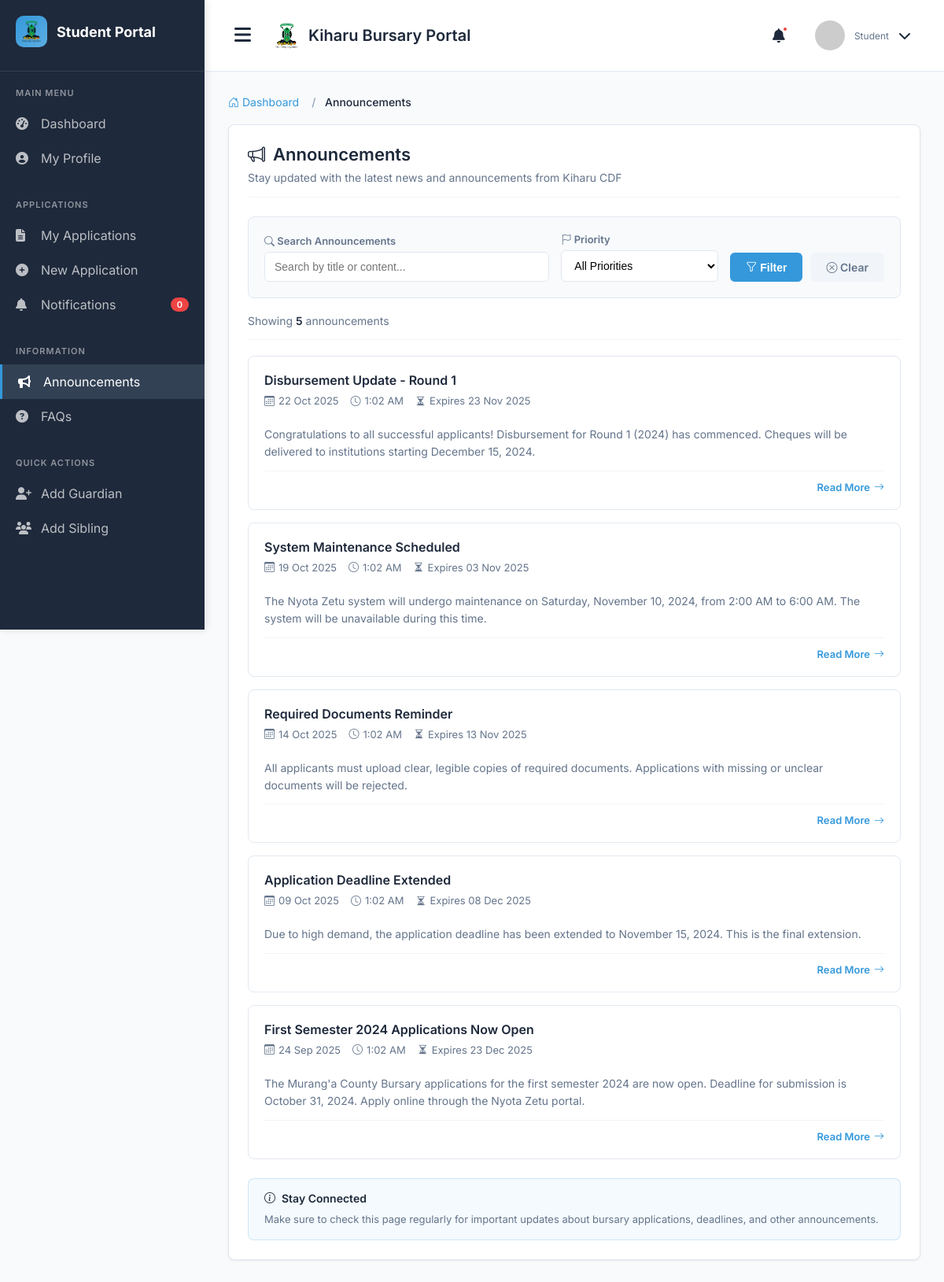
The app's page /student/announcements/ with its own data.
### main_application/models.py (models this page shows, shortened)
class Announcement(models.Model):
    ANNOUNCEMENT_TYPES = (
        ('general', 'General'),
        ('deadline', 'Deadline'),
        ('disbursement', 'Disbursement'),
        ('maintenance', 'System Maintenance'),
        ('urgent', 'Urgent'),
    )
    title = models.CharField(max_length=200)
    content = models.TextField()
    announcement_type = models.CharField(max_length=20, choices=ANNOUNCEMENT_TYPES, default='general')
    published_date = models.DateTimeField()
    expiry_date = models.DateTimeField()
    is_active = models.BooleanField(default=True)
    is_featured = models.BooleanField(default=False)
    target_audience = models.CharField(
        max_length=20,
        choices=[
            ('all', 'All Users'),
            ('applicants', 'Applicants Only'),
            ('staff', 'Staff Only')
        ],
        default='all'
    )
    created_by = models.ForeignKey(User, on_delete=models.SET_NULL, null=True)
    created_at = models.DateTimeField(auto_now_add=True)
    class Meta:
        ordering = ['-published_date']

### main_application/views.py (the view)
# urls.py: path('student/announcements/', views.announcements_view, name='announcements_view'),
def announcements_view(request):
    current_time = timezone.now()
    announcements = Announcement.objects.filter(
        is_active=True,
        published_date__lte=current_time,
        expiry_date__gte=current_time
    ).order_by('-published_date')
    context = {
        'announcements': announcements,
    }
    return render(request, 'students/announcements.html', context)

### templates/students/announcements.html (shortened to what this page needs)
{% extends 'student_base.html' %}
{% load static %}
{% block content %}
<div class="container-fluid">
    <nav aria-label="breadcrumb">
        <ol class="breadcrumb">
            <li class="breadcrumb-item">
                <a href="{% url 'student_dashboard' %}">
                    <i class="bi bi-house-door"></i> Dashboard
                </a>
            </li>
            <li class="breadcrumb-item active" aria-current="page">Announcements</li>
        </ol>
    </nav>
    <div class="section-container">
        <div class="page-header">
            <h1 class="page-title">
                <i class="bi bi-megaphone"></i>
                Announcements
            </h1>
            <p class="page-subtitle">
                Stay updated with the latest news and announcements from Kiharu CDF
            </p>
        </div>
        <form method="get" action="">
            <div class="filter-bar">
                <div class="filter-group">
                    <label class="filter-label" for="search">
                        <i class="bi bi-search"></i> Search Announcements
                    </label>
                    <input
                        type="text"
                        id="search"
                        name="search"
                        class="filter-input"
                        placeholder="Search by title or content..."
                        value="{{ search_query }}"
                    >
                </div>
                <div class="filter-group" style="flex: 0.5;">
                    <label class="filter-label" for="priority">
                        <i class="bi bi-flag"></i> Priority
                    </label>
                    <select id="priority" name="priority" class="filter-select">
                        <option value="">All Priorities</option>
                    </select>
                </div>
                <div style="display: flex; gap: 10px;">
                    <button type="submit" class="filter-btn">
                        <i class="bi bi-funnel"></i> Filter
                    </button>
                    <a href="{% url 'announcements_view' %}" class="clear-btn">
                        <i class="bi bi-x-circle"></i> Clear
                    </a>
                </div>
            </div>
        </form>
        <div class="stats-bar">
            <div class="total-count">
                Showing <strong>{{ announcements|length }}</strong> announcement{{ announcements|length|pluralize }}
            </div>
        </div>
        {% if announcements %}
            {% for announcement in announcements %}
            <a href="#" class="announcement-card">
                <div class="announcement-header">
                    <div style="flex: 1;">
                        <h3 class="announcement-title">{{ announcement.title }}</h3>
                        <div class="announcement-meta">
                            <span class="meta-item">
                                <i class="bi bi-calendar3"></i>
                                {{ announcement.published_date|date:"d M Y" }}
                            </span>
                            <span class="meta-item">
                                <i class="bi bi-clock"></i>
                                {{ announcement.published_date|date:"g:i A" }}
                            </span>
                            {% if announcement.expiry_date %}
                            <span class="meta-item">
                                <i class="bi bi-hourglass-split"></i>
                                Expires {{ announcement.expiry_date|date:"d M Y" }}
                            </span>
                            {% endif %}
                        </div>
                    </div>
                </div>
                <div class="announcement-excerpt">
                    {{ announcement.content|truncatewords:30 }}
                </div>
                <div class="announcement-footer">
                    <span class="read-more">
                        Read More <i class="bi bi-arrow-right"></i>
                    </span>
                </div>
            </a>
            {% endfor %}
            <div class="info-card">
                <div class="info-card-title">
                    <i class="bi bi-info-circle"></i>
                    Stay Connected
                </div>
                <p class="info-card-text">
                    Make sure to check this page regularly for important updates about bursary applications,
                    deadlines, and other announcements.
                </p>
            </div>
        {% endif %}
    </div>
</div>
{% endblock %}

### templates/student_base.html (style rules this page uses)
* { margin: 0; padding: 0; box-sizing: border-box; }
:root { --primary-color: #3498db; --primary-hover: #2980b9; --sidebar-bg: #1E293B; --sidebar-hover: #334155; --main-bg: #F8FAFC; --card-bg: #FFFFFF; --text-primary: #1E293B; --text-secondary: #64748B; --border-color: #E2E8F0; --success-color: #10B981; --danger-color: #EF4444; --warning-color: #F59E0B; }
body { font-family: 'Inter', sans-serif; background-color: var(--main-bg); color: var(--text-primary); overflow-x: hidden; }
.page-header { margin-bottom: 30px; }
.page-title { font-size: 28px; font-weight: 700; margin-bottom: 8px; }
.breadcrumb { display: flex; gap: 8px; color: var(--text-secondary); font-size: 14px; }
.breadcrumb a { color: var(--text-secondary); text-decoration: none; }

### templates/students/announcements.html (style rules this page uses)
.breadcrumb { padding: 0; margin-bottom: 20px; font-size: 14px; list-style: none; display: flex; flex-wrap: wrap; }
.breadcrumb-item { color: #64748B; }
.breadcrumb-item + .breadcrumb-item::before { content: "/ "; color: #94A3B8; padding: 0 8px; }
.breadcrumb-item.active { color: #1E293B; font-weight: 500; }
.breadcrumb a { color: #3498db; text-decoration: none; transition: color 0.3s ease; }
.section-container { background: white; border-radius: 8px; padding: 24px; box-shadow: 0 1px 3px rgba(0, 0, 0, 0.08); margin-bottom: 24px; border: 1px solid #E2E8F0; }
.page-header { margin-bottom: 24px; padding-bottom: 16px; border-bottom: 1px solid #F1F5F9; }
.page-title { font-size: 22px; font-weight: 600; color: #1E293B; margin-bottom: 8px; display: flex; align-items: center; gap: 10px; }
.page-subtitle { color: #64748B; font-size: 14px; margin: 0; }
.filter-bar { background: #F8FAFC; padding: 20px; border-radius: 8px; margin-bottom: 20px; display: flex; gap: 15px; flex-wrap: wrap; align-items: end; border: 1px solid #E2E8F0; }
.filter-group { flex: 1; min-width: 200px; }
.filter-label { display: block; font-size: 13px; font-weight: 600; color: #64748B; margin-bottom: 6px; }
.filter-input, .filter-select { width: 100%; padding: 10px 12px; border: 1px solid #E2E8F0; border-radius: 6px; font-size: 14px; background: white; transition: all 0.3s ease; }
.filter-btn { padding: 10px 20px; background: #3498db; color: white; border: none; border-radius: 6px; font-size: 14px; font-weight: 600; cursor: pointer; transition: all 0.3s ease; }
.clear-btn { padding: 10px 20px; background: #F1F5F9; color: #64748B; border: none; border-radius: 6px; font-size: 14px; font-weight: 600; cursor: pointer; transition: all 0.3s ease; text-decoration: none; display: inline-block; }
.stats-bar { display: flex; justify-content: space-between; align-items: center; margin-bottom: 20px; padding-bottom: 15px; border-bottom: 1px solid #F1F5F9; }
.total-count { font-size: 14px; color: #64748B; }
.total-count strong { color: #1E293B; font-weight: 600; }
.announcement-card { background: white; border: 1px solid #E2E8F0; border-radius: 8px; padding: 20px; margin-bottom: 16px; transition: all 0.3s ease; text-decoration: none; display: block; color: inherit; }
.announcement-header { display: flex; justify-content: space-between; align-items: start; margin-bottom: 12px; gap: 16px; }
.announcement-title { font-size: 16px; font-weight: 600; color: #1E293B; margin-bottom: 8px; }
.announcement-meta { display: flex; gap: 15px; align-items: center; font-size: 13px; color: #64748B; margin-bottom: 12px; flex-wrap: wrap; }
.meta-item { display: flex; align-items: center; gap: 5px; }
.announcement-excerpt { color: #64748B; font-size: 14px; line-height: 1.6; margin-bottom: 12px; }
.announcement-footer { display: flex; justify-content: space-between; align-items: center; padding-top: 12px; border-top: 1px solid #F1F5F9; }
.read-more { color: #3498db; text-decoration: none; font-size: 13px; font-weight: 600; display: flex; align-items: center; gap: 5px; transition: color 0.3s ease; }
.info-card { background: rgba(52, 152, 219, 0.05); border-radius: 8px; padding: 16px 20px; margin-top: 24px; border-left: 4px solid #3498db; border: 1px solid rgba(52, 152, 219, 0.2); }
.info-card-title { font-size: 14px; font-weight: 600; color: #1E293B; margin-bottom: 8px; display: flex; align-items: center; gap: 8px; }
.info-card-text { font-size: 13px; color: #64748B; margin: 0; line-height: 1.6; }

### records on screen
Announcement: title "Disbursement Update - Round 1", published_date "22 Oct 2025", published_date "1:02 AM", expiry_date "23 Nov 2025", content "Congratulations to all successful applicants! Disbursement for Round 1 (2024) has commenced. Cheques will be delivered to institutions starting December 15, 2024."
Announcement: title "System Maintenance Scheduled", published_date "19 Oct 2025", published_date "1:02 AM", expiry_date "03 Nov 2025", content "The Nyota Zetu system will undergo maintenance on Saturday, November 10, 2024, from 2:00 AM to 6:00 AM. The system will be unavailable during this time."
Announcement: title "Required Documents Reminder", published_date "14 Oct 2025", published_date "1:02 AM", expiry_date "13 Nov 2025", content "All applicants must upload clear, legible copies of required documents. Applications with missing or unclear documents will be rejected."
Announcement: title "Application Deadline Extended", published_date "09 Oct 2025", published_date "1:02 AM", expiry_date "08 Dec 2025", content "Due to high demand, the application deadline has been extended to November 15, 2024. This is the final extension."
Announcement: title "First Semester 2024 Applications Now Open", published_date "24 Sep 2025", published_date "1:02 AM", expiry_date "23 Dec 2025", content "The Murang'a County Bursary applications for the first semester 2024 are now open. Deadline for submission is October 31, 2024. Apply online through the Nyota Zetu portal."

### other values on screen
{{ announcements|length }} "5"
